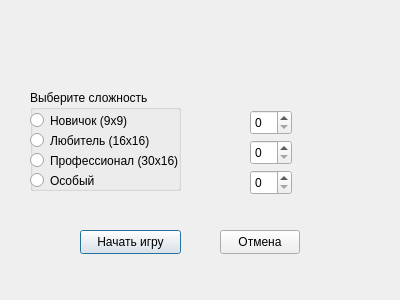
<?xml version="1.0" encoding="UTF-8"?>
<ui version="4.0">
 <class>GameSetupDialog</class>
 <widget class="QDialog" name="GameSetupDialog">
  <property name="geometry">
   <rect>
    <x>0</x>
    <y>0</y>
    <width>400</width>
    <height>300</height>
   </rect>
  </property>
  <property name="windowTitle">
   <string>Dialog</string>
  </property>
  <widget class="QPushButton" name="startButton">
   <property name="geometry">
    <rect>
     <x>80</x>
     <y>230</y>
     <width>101</width>
     <height>24</height>
    </rect>
   </property>
   <property name="text">
    <string>Начать игру</string>
   </property>
  </widget>
  <widget class="QPushButton" name="cancelButton">
   <property name="geometry">
    <rect>
     <x>220</x>
     <y>230</y>
     <width>80</width>
     <height>24</height>
    </rect>
   </property>
   <property name="text">
    <string>Отмена</string>
   </property>
  </widget>
  <widget class="QSpinBox" name="spinRows">
   <property name="geometry">
    <rect>
     <x>250</x>
     <y>110</y>
     <width>42</width>
     <height>25</height>
    </rect>
   </property>
  </widget>
  <widget class="QSpinBox" name="spinCols">
   <property name="geometry">
    <rect>
     <x>250</x>
     <y>140</y>
     <width>42</width>
     <height>25</height>
    </rect>
   </property>
  </widget>
  <widget class="QSpinBox" name="spinMines">
   <property name="geometry">
    <rect>
     <x>250</x>
     <y>170</y>
     <width>42</width>
     <height>25</height>
    </rect>
   </property>
  </widget>
  <widget class="QGroupBox" name="groupBox">
   <property name="geometry">
    <rect>
     <x>30</x>
     <y>90</y>
     <width>151</width>
     <height>101</height>
    </rect>
   </property>
   <property name="title">
    <string>Выберите сложность</string>
   </property>
   <widget class="QRadioButton" name="radioNovice">
    <property name="geometry">
     <rect>
      <x>0</x>
      <y>20</y>
      <width>151</width>
      <height>21</height>
     </rect>
    </property>
    <property name="text">
     <string>Новичок (9х9)</string>
    </property>
   </widget>
   <widget class="QRadioButton" name="radioMedium">
    <property name="geometry">
     <rect>
      <x>0</x>
      <y>40</y>
      <width>151</width>
      <height>21</height>
     </rect>
    </property>
    <property name="text">
     <string>Любитель (16х16)</string>
    </property>
   </widget>
   <widget class="QRadioButton" name="radioExpert">
    <property name="geometry">
     <rect>
      <x>0</x>
      <y>60</y>
      <width>151</width>
      <height>21</height>
     </rect>
    </property>
    <property name="text">
     <string>Профессионал (30х16)</string>
    </property>
   </widget>
   <widget class="QRadioButton" name="radioCustom">
    <property name="geometry">
     <rect>
      <x>0</x>
      <y>80</y>
      <width>151</width>
      <height>21</height>
     </rect>
    </property>
    <property name="text">
     <string>Особый</string>
    </property>
   </widget>
  </widget>
 </widget>
 <resources/>
 <connections/>
</ui>
